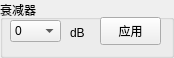
  <widget class="QGroupBox" name="groupBox_attan">
   <property name="geometry">
    <rect>
     <x>11</x>
     <y>491</y>
     <width>174</width>
     <height>58</height>
    </rect>
   </property>
   <property name="styleSheet">
    <string notr="true">font: 9pt &quot;楷体&quot;;</string>
   </property>
   <property name="title">
    <string>衰减器</string>
   </property>
   <widget class="QComboBox" name="comboBox__attan">
    <property name="geometry">
     <rect>
      <x>10</x>
      <y>20</y>
      <width>51</width>
      <height>22</height>
     </rect>
    </property>
    <item>
     <property name="text">
      <string>0</string>
     </property>
    </item>
    <item>
     <property name="text">
      <string>10</string>
     </property>
    </item>
    <item>
     <property name="text">
      <string>20</string>
     </property>
    </item>
    <item>
     <property name="text">
      <string>30</string>
     </property>
    </item>
    <item>
     <property name="text">
      <string>40</string>
     </property>
    </item>
    <item>
     <property name="text">
      <string>50</string>
     </property>
    </item>
    <item>
     <property name="text">
      <string>60</string>
     </property>
    </item>
    <item>
     <property name="text">
      <string>70</string>
     </property>
    </item>
   </widget>
   <widget class="QLabel" name="label_11">
    <property name="geometry">
     <rect>
      <x>70</x>
      <y>22</y>
      <width>21</width>
      <height>21</height>
     </rect>
    </property>
    <property name="text">
     <string>dB</string>
    </property>
   </widget>
   <widget class="QPushButton" name="pushButton_ATTAN_apply">
    <property name="geometry">
     <rect>
      <x>100</x>
      <y>17</y>
      <width>61</width>
      <height>28</height>
     </rect>
    </property>
    <property name="text">
     <string>应用</string>
    </property>
   </widget>
  </widget>
